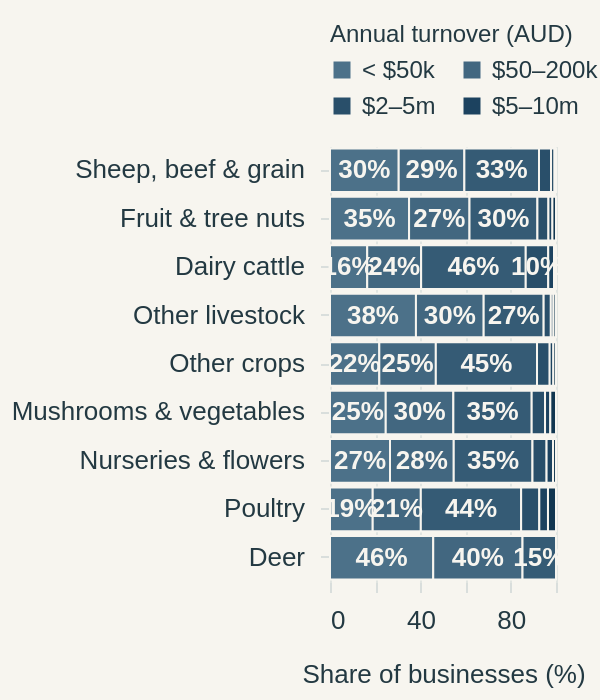

The Vega-Lite source for this figure:
### Vega-Lite specification from a JSON file in a GitHub repository (floating-point values rounded to 4 significant figures)
{"$schema": "https://vega.github.io/schema/vega-lite/v5.json", "width": "container", "height": 350, "background": "#f7f5ef", "padding": {"left": 5, "right": 12, "top": 12, "bottom": 6}, "autosize": {"type": "fit", "contains": "padding", "resize": true}, "config": {"font": "Arial", "view": {"stroke": null}, "axis": {"labelFontSize": 13, "titleFontSize": 13, "labelColor": "#233942", "titleColor": "#233942", "domain": false, "tickColor": "#d9dedc", "gridColor": "#d9dedc", "gridOpacity": 0.7, "titleFontWeight": "normal", "titlePadding": 14, "labelPadding": 8}, "legend": {"orient": "top", "labelFontSize": 12, "titleFontSize": 12, "labelColor": "#233942", "titleColor": "#233942", "titleFontWeight": "normal", "padding": 0, "offset": 12}, "text": {"font": "Arial", "fontSize": 13, "color": "#233942"}}, "params": [{"name": "sectorFocus", "value": "All sectors"}], "data": {"values": [{"sector": "Sheep, beef cattle and grain", "short": "Sheep, beef & grain", "turnover": "< $50k", "rank": 0, "businesses": 30943, "share": 30.4, "midpoint": 15.2, "label": "30%"}, {"sector": "Sheep, beef cattle and grain", "short": "Sheep, beef & grain", "turnover": "$50–200k", "rank": 1, "businesses": 29574, "share": 29.05, "midpoint": 44.93, "label": "29%"}, {"sector": "Sheep, beef cattle and grain", "short": "Sheep, beef & grain", "turnover": "$200k–2m", "rank": 2, "businesses": 33612, "share": 33.02, "midpoint": 75.97, "label": "33%"}, {"sector": "Sheep, beef cattle and grain", "short": "Sheep, beef & grain", "turnover": "$2–5m", "rank": 3, "businesses": 5441, "share": 5.345, "midpoint": 95.15, "label": "5%"}, {"sector": "Sheep, beef cattle and grain", "short": "Sheep, beef & grain", "turnover": "$5–10m", "rank": 4, "businesses": 1543, "share": 1.516, "midpoint": 98.58, "label": "2%"}, {"sector": "Sheep, beef cattle and grain", "short": "Sheep, beef & grain", "turnover": "$10m+", "rank": 5, "businesses": 674, "share": 0.6622, "midpoint": 99.67, "label": "1%"}, {"sector": "Fruit and tree nuts", "short": "Fruit & tree nuts", "turnover": "< $50k", "rank": 0, "businesses": 4077, "share": 34.99, "midpoint": 17.49, "label": "35%"}, {"sector": "Fruit and tree nuts", "short": "Fruit & tree nuts", "turnover": "$50–200k", "rank": 1, "businesses": 3116, "share": 26.74, "midpoint": 48.36, "label": "27%"}, {"sector": "Fruit and tree nuts", "short": "Fruit & tree nuts", "turnover": "$200k–2m", "rank": 2, "businesses": 3502, "share": 30.05, "midpoint": 76.75, "label": "30%"}, {"sector": "Fruit and tree nuts", "short": "Fruit & tree nuts", "turnover": "$2–5m", "rank": 3, "businesses": 568, "share": 4.874, "midpoint": 94.22, "label": "5%"}, {"sector": "Fruit and tree nuts", "short": "Fruit & tree nuts", "turnover": "$5–10m", "rank": 4, "businesses": 206, "share": 1.768, "midpoint": 97.54, "label": "2%"}, {"sector": "Fruit and tree nuts", "short": "Fruit & tree nuts", "turnover": "$10m+", "rank": 5, "businesses": 184, "share": 1.579, "midpoint": 99.21, "label": "2%"}, {"sector": "Dairy cattle", "short": "Dairy cattle", "turnover": "< $50k", "rank": 0, "businesses": 1325, "share": 16.47, "midpoint": 8.236, "label": "16%"}, {"sector": "Dairy cattle", "short": "Dairy cattle", "turnover": "$50–200k", "rank": 1, "businesses": 1919, "share": 23.86, "midpoint": 28.4, "label": "24%"}, {"sector": "Dairy cattle", "short": "Dairy cattle", "turnover": "$200k–2m", "rank": 2, "businesses": 3723, "share": 46.28, "midpoint": 63.47, "label": "46%"}, {"sector": "Dairy cattle", "short": "Dairy cattle", "turnover": "$2–5m", "rank": 3, "businesses": 801, "share": 9.958, "midpoint": 91.59, "label": "10%"}, {"sector": "Dairy cattle", "short": "Dairy cattle", "turnover": "$5–10m", "rank": 4, "businesses": 206, "share": 2.561, "midpoint": 97.85, "label": "3%"}, {"sector": "Dairy cattle", "short": "Dairy cattle", "turnover": "$10m+", "rank": 5, "businesses": 70, "share": 0.8702, "midpoint": 99.56, "label": "1%"}, {"sector": "Other livestock", "short": "Other livestock", "turnover": "< $50k", "rank": 0, "businesses": 2700, "share": 38.03, "midpoint": 19.01, "label": "38%"}, {"sector": "Other livestock", "short": "Other livestock", "turnover": "$50–200k", "rank": 1, "businesses": 2128, "share": 29.97, "midpoint": 53.01, "label": "30%"}, {"sector": "Other livestock", "short": "Other livestock", "turnover": "$200k–2m", "rank": 2, "businesses": 1884, "share": 26.54, "midpoint": 81.27, "label": "27%"}, {"sector": "Other livestock", "short": "Other livestock", "turnover": "$2–5m", "rank": 3, "businesses": 226, "share": 3.183, "midpoint": 96.13, "label": "3%"}, {"sector": "Other livestock", "short": "Other livestock", "turnover": "$5–10m", "rank": 4, "businesses": 83, "share": 1.169, "midpoint": 98.3, "label": "1%"}, {"sector": "Other livestock", "short": "Other livestock", "turnover": "$10m+", "rank": 5, "businesses": 79, "share": 1.113, "midpoint": 99.44, "label": "1%"}, {"sector": "Other crops", "short": "Other crops", "turnover": "< $50k", "rank": 0, "businesses": 1475, "share": 21.82, "midpoint": 10.91, "label": "22%"}, {"sector": "Other crops", "short": "Other crops", "turnover": "$50–200k", "rank": 1, "businesses": 1691, "share": 25.01, "midpoint": 34.32, "label": "25%"}, {"sector": "Other crops", "short": "Other crops", "turnover": "$200k–2m", "rank": 2, "businesses": 3027, "share": 44.77, "midpoint": 69.21, "label": "45%"}, {"sector": "Other crops", "short": "Other crops", "turnover": "$2–5m", "rank": 3, "businesses": 379, "share": 5.606, "midpoint": 94.4, "label": "6%"}, {"sector": "Other crops", "short": "Other crops", "turnover": "$5–10m", "rank": 4, "businesses": 110, "share": 1.627, "midpoint": 98.02, "label": "2%"}, {"sector": "Other crops", "short": "Other crops", "turnover": "$10m+", "rank": 5, "businesses": 79, "share": 1.168, "midpoint": 99.42, "label": "1%"}, {"sector": "Mushrooms and vegetables", "short": "Mushrooms & vegetables", "turnover": "< $50k", "rank": 0, "businesses": 1392, "share": 24.67, "midpoint": 12.33, "label": "25%"}, {"sector": "Mushrooms and vegetables", "short": "Mushrooms & vegetables", "turnover": "$50–200k", "rank": 1, "businesses": 1688, "share": 29.91, "midpoint": 39.62, "label": "30%"}, {"sector": "Mushrooms and vegetables", "short": "Mushrooms & vegetables", "turnover": "$200k–2m", "rank": 2, "businesses": 1956, "share": 34.66, "midpoint": 71.91, "label": "35%"}, {"sector": "Mushrooms and vegetables", "short": "Mushrooms & vegetables", "turnover": "$2–5m", "rank": 3, "businesses": 333, "share": 5.901, "midpoint": 92.19, "label": "6%"}, {"sector": "Mushrooms and vegetables", "short": "Mushrooms & vegetables", "turnover": "$5–10m", "rank": 4, "businesses": 132, "share": 2.339, "midpoint": 96.31, "label": "2%"}, {"sector": "Mushrooms and vegetables", "short": "Mushrooms & vegetables", "turnover": "$10m+", "rank": 5, "businesses": 142, "share": 2.516, "midpoint": 98.74, "label": "3%"}, {"sector": "Nursery and floriculture", "short": "Nurseries & flowers", "turnover": "< $50k", "rank": 0, "businesses": 592, "share": 26.55, "midpoint": 13.27, "label": "27%"}, {"sector": "Nursery and floriculture", "short": "Nurseries & flowers", "turnover": "$50–200k", "rank": 1, "businesses": 629, "share": 28.21, "midpoint": 40.65, "label": "28%"}, {"sector": "Nursery and floriculture", "short": "Nurseries & flowers", "turnover": "$200k–2m", "rank": 2, "businesses": 777, "share": 34.84, "midpoint": 72.17, "label": "35%"}, {"sector": "Nursery and floriculture", "short": "Nurseries & flowers", "turnover": "$2–5m", "rank": 3, "businesses": 139, "share": 6.233, "midpoint": 92.71, "label": "6%"}, {"sector": "Nursery and floriculture", "short": "Nurseries & flowers", "turnover": "$5–10m", "rank": 4, "businesses": 64, "share": 2.87, "midpoint": 97.26, "label": "3%"}, {"sector": "Nursery and floriculture", "short": "Nurseries & flowers", "turnover": "$10m+", "rank": 5, "businesses": 29, "share": 1.3, "midpoint": 99.35, "label": "1%"}, {"sector": "Poultry", "short": "Poultry", "turnover": "< $50k", "rank": 0, "businesses": 261, "share": 18.9, "midpoint": 9.45, "label": "19%"}, {"sector": "Poultry", "short": "Poultry", "turnover": "$50–200k", "rank": 1, "businesses": 294, "share": 21.29, "midpoint": 29.54, "label": "21%"}, {"sector": "Poultry", "short": "Poultry", "turnover": "$200k–2m", "rank": 2, "businesses": 613, "share": 44.39, "midpoint": 62.38, "label": "44%"}, {"sector": "Poultry", "short": "Poultry", "turnover": "$2–5m", "rank": 3, "businesses": 111, "share": 8.038, "midpoint": 88.6, "label": "8%"}, {"sector": "Poultry", "short": "Poultry", "turnover": "$5–10m", "rank": 4, "businesses": 53, "share": 3.838, "midpoint": 94.53, "label": "4%"}, {"sector": "Poultry", "short": "Poultry", "turnover": "$10m+", "rank": 5, "businesses": 49, "share": 3.548, "midpoint": 98.23, "label": "4%"}, {"sector": "Deer", "short": "Deer", "turnover": "< $50k", "rank": 0, "businesses": 37, "share": 45.68, "midpoint": 22.84, "label": "46%"}, {"sector": "Deer", "short": "Deer", "turnover": "$50–200k", "rank": 1, "businesses": 32, "share": 39.51, "midpoint": 65.43, "label": "40%"}, {"sector": "Deer", "short": "Deer", "turnover": "$200k–2m", "rank": 2, "businesses": 12, "share": 14.81, "midpoint": 92.59, "label": "15%"}, {"sector": "Deer", "short": "Deer", "turnover": "$2–5m", "rank": 3, "businesses": 0, "share": 0.0, "midpoint": 100.0, "label": "0%"}, {"sector": "Deer", "short": "Deer", "turnover": "$5–10m", "rank": 4, "businesses": 0, "share": 0.0, "midpoint": 100.0, "label": "0%"}, {"sector": "Deer", "short": "Deer", "turnover": "$10m+", "rank": 5, "businesses": 0, "share": 0.0, "midpoint": 100.0, "label": "0%"}]}, "layer": [{"mark": {"type": "bar", "stroke": "#f7f5ef", "strokeWidth": 1}, "encoding": {"y": {"field": "short", "type": "nominal", "sort": ["Sheep, beef & grain", "Fruit & tree nuts", "Dairy cattle", "Other livestock", "Other crops", "Mushrooms & vegetables", "Nurseries & flowers", "Poultry", "Deer"], "axis": {"title": null, "labelLimit": 190}}, "x": {"field": "share", "type": "quantitative", "stack": "zero", "scale": {"domain": [0, 100]}, "axis": {"title": "Share of businesses (%)", "tickCount": 5}}, "order": {"field": "rank"}, "color": {"field": "turnover", "type": "ordinal", "sort": ["< $50k", "$50–200k", "$200k–2m", "$2–5m", "$5–10m", "$10m+"], "scale": {"domain": ["< $50k", "$50–200k", "$200k–2m", "$2–5m", "$5–10m", "$10m+"], "range": ["#4c7189", "#426780", "#355b75", "#294f6a", "#1c425f", "#113650"]}, "legend": {"title": "Annual turnover (AUD)", "columns": 3, "symbolType": "square", "labelLimit": 95}}, "opacity": {"value": 1}, "stroke": {"condition": {"test": "sectorFocus !== 'All sectors' && datum.sector === sectorFocus", "value": "#233942"}, "value": "#f7f5ef"}, "strokeWidth": {"condition": {"test": "sectorFocus !== 'All sectors' && datum.sector === sectorFocus", "value": 3}, "value": 1}, "tooltip": [{"field": "sector", "type": "nominal"}, {"field": "turnover", "type": "nominal"}, {"field": "businesses", "type": "quantitative", "format": ",.0f"}, {"field": "share", "type": "quantitative", "format": ".1f"}]}}, {"transform": [{"filter": "datum.share >= 9"}], "mark": {"type": "text", "color": "#f7f5ef", "fontSize": 13, "fontWeight": 600}, "encoding": {"x": {"field": "midpoint", "type": "quantitative", "scale": {"domain": [0, 100]}, "axis": {"title": "Share of businesses (%)", "tickCount": 5}}, "y": {"field": "short", "type": "nominal", "sort": ["Sheep, beef & grain", "Fruit & tree nuts", "Dairy cattle", "Other livestock", "Other crops", "Mushrooms & vegetables", "Nurseries & flowers", "Poultry", "Deer"], "axis": {"title": null}}, "text": {"field": "label"}}}], "usermeta": {"chart": 9, "title": "Business size depends on the sector", "finding": "About 60% of poultry businesses report annual turnover of at least AUD 200,000.", "source": "https://www.abs.gov.au/statistics/economy/business-indicators/counts-australian-businesses-including-entries-and-exits/jul2021-jun2025", "period": "June 2025", "idiom": "100% stacked bars"}, "description": "About 60% of poultry businesses report annual turnover of at least AUD 200,000. Turnover is sales before expenses, not profit. Percentages use displayed size-bin sums; confidentiality adjustments can make these differ from published totals."}
